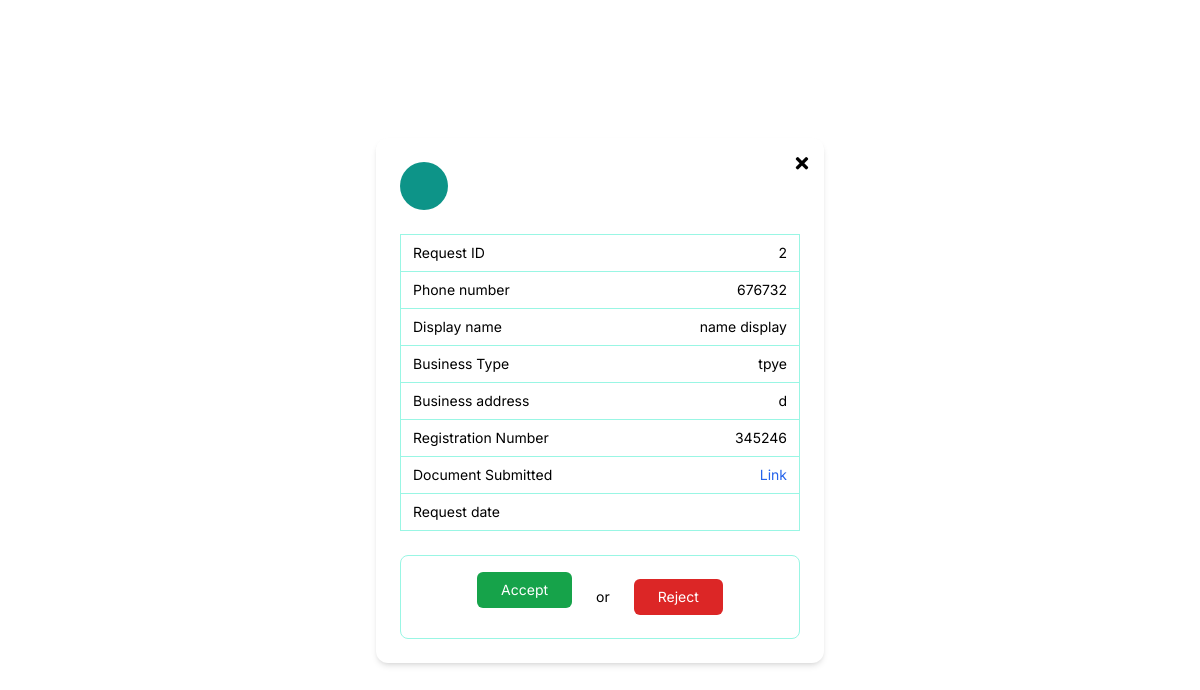
/admin_panel/seller-request/2/, run on an earlier commit of the app's database.
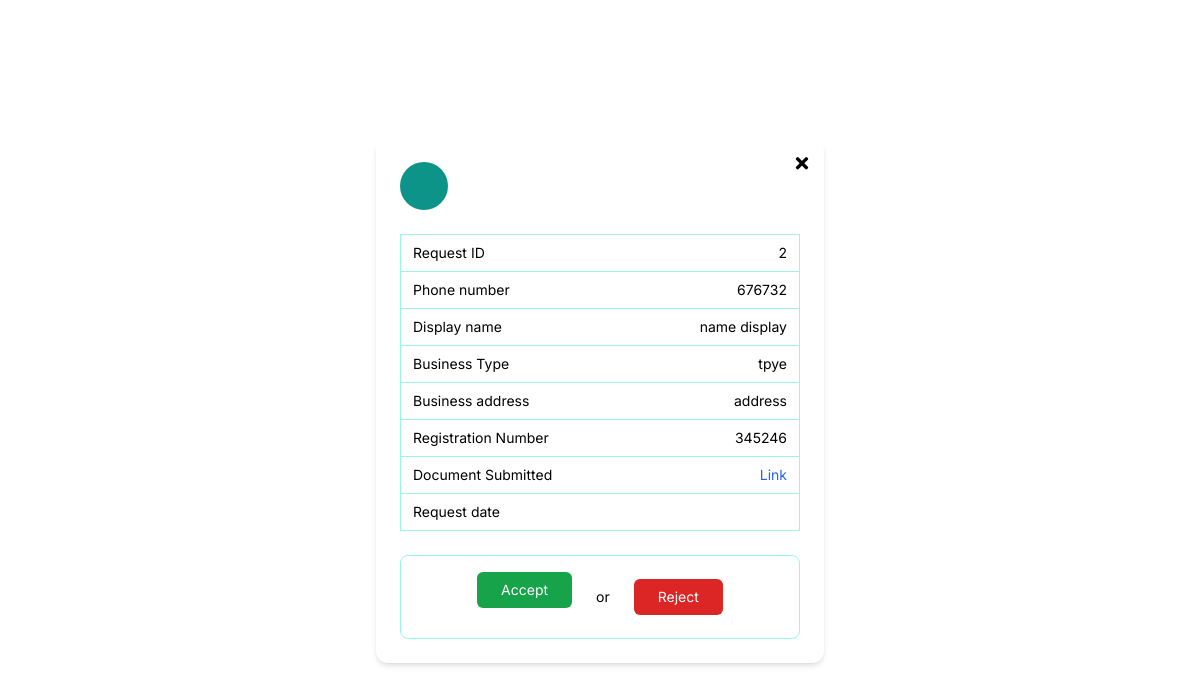
And on a later commit of the database.
### seller/models.py (models this page shows, shortened)
class Seller(models.Model):
    user = models.OneToOneField(User, on_delete=models.CASCADE, related_name='seller_profile', null=True)
    phone_number = models.CharField(max_length=15)
    business_name = models.CharField(max_length=100)
    business_type = models.CharField(max_length=100)
    business_address = models.TextField()
    registration_number = models.CharField(max_length=100)
    validation_document = models.FileField(upload_to='validation_documents/')
    is_approved = models.BooleanField(default=False)
    is_rejected = models.BooleanField(default=False)
    rejection_reason = models.TextField(blank=True, null=True)

### admin_panel/views.py (the view, shortened to what this page needs)
# urls.py: path('seller-request/<int:seller_id>/', views.seller_request_detail, name='seller_request_detail'),
def seller_request_detail(request, seller_id):
    seller = get_object_or_404(Seller, id=seller_id)
    return render(request, 'admin_panel/seller_request_viewmore.html', {'seller': seller})

### admin_panel/templates/admin_panel/seller_request_viewmore.html (shortened to what this page needs)
<html lang="en">
<head>
  <script src="https://cdn.tailwindcss.com"></script>
  <link
    rel="stylesheet"
    href="https://cdnjs.cloudflare.com/ajax/libs/font-awesome/5.15.3/css/all.min.css"
  />
</head>
<body class="bg-white flex items-center justify-center min-h-screen p-4">
  <div class="relative bg-white rounded-xl shadow-md w-full max-w-md p-6">
    <button onclick="window.history.back()" aria-label="Close" class="absolute top-4 right-4 text-black text-lg font-bold leading-none hover:text-gray-700">
        <i class="fas fa-times"></i>
      </button>
    <div class="flex items-center space-x-4 mb-6">
      <div class="flex items-center justify-center w-12 h-12 rounded-full bg-teal-600 text-white font-semibold text-base">
      </div>
    </div>
    <table class="w-full border border-teal-200 rounded-lg text-sm text-left text-black">
      <tbody>
        <tr class="border-b border-teal-200">
          <td class="py-2 px-3 w-1/2">Request ID</td>
          <td class="py-2 px-3 text-right">{{ seller.id }}</td>
        </tr>
        <tr class="border-b border-teal-200">
          <td class="py-2 px-3">Phone number</td>
          <td class="py-2 px-3 text-right">{{ seller.phone_number }}</td>
        </tr>
        <tr class="border-b border-teal-200">
            <td class="py-2 px-3">Display name</td>
            <td class="py-2 px-3 text-right">{{ seller.business_name }}</td>
          </tr>
          <tr class="border-b border-teal-200">
            <td class="py-2 px-3">Business Type</td>
            <td class="py-2 px-3 text-right">{{ seller.business_type }}</td>
          </tr>
          <tr class="border-b border-teal-200">
            <td class="py-2 px-3">Business address</td>
            <td class="py-2 px-3 text-right">{{ seller.business_address }}</td>
          </tr>
          <tr class="border-b border-teal-200">
            <td class="py-2 px-3">Registration Number</td>
            <td class="py-2 px-3 text-right">{{ seller.registration_number }}</td>
          </tr>
          <tr class="border-b border-teal-200">
            <td class="py-2 px-3">Document Submitted</td>
            <td class="py-2 px-3 text-right">
              <a href="{{ seller.validation_document.url }}" class="text-blue-600 hover:underline" target="_blank">Link</a>
            </td>
          </tr>
          <tr>
            <td class="py-2 px-3">Request date</td>
            <td class="py-2 px-3 text-right">{{ seller.created_at|date:"d-m-Y" }}</td>
          </tr>
        </tbody>
      </table>
    <div class="mt-6 border border-teal-200 rounded-lg p-4 flex items-center justify-center space-x-6 text-sm">
        <form method="post">
            <button type="submit" class="bg-green-600 text-white rounded-md px-6 py-2 hover:bg-green-700 transition">
              Accept
            </button>
          </form>
          <span class="text-black">or</span>
          <a href="{% url 'seller_reject_reason' seller.id %}">
            <button type="button" class="bg-red-600 text-white rounded-md px-6 py-2 hover:bg-red-700 transition">
              Reject
            </button>
          </a>
           </div>
  </div>
</body>
</html>

What changed in the data, as far as the page shows it:
changed Seller "name display": business_address "d" → "address"
